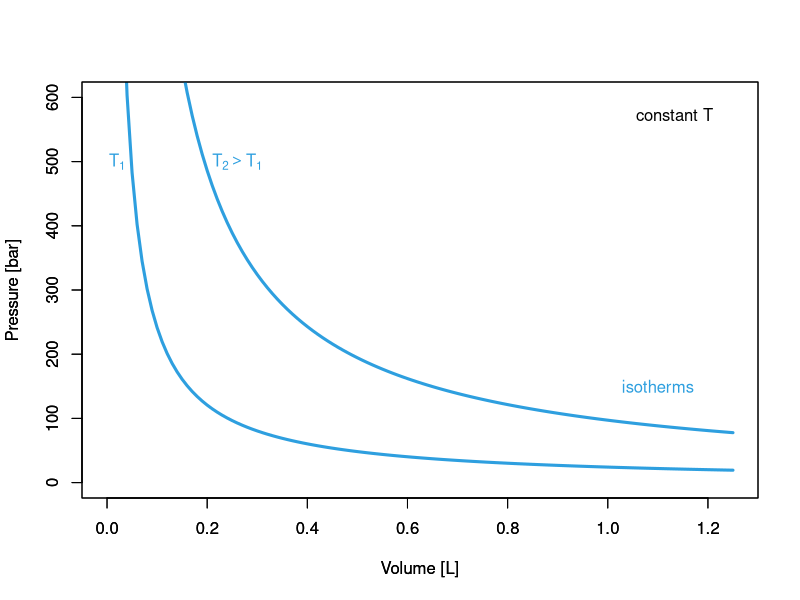
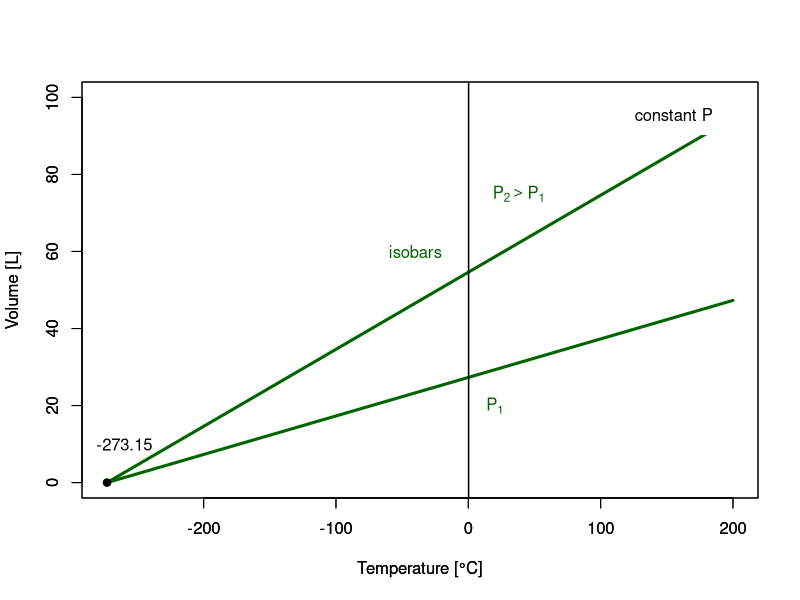
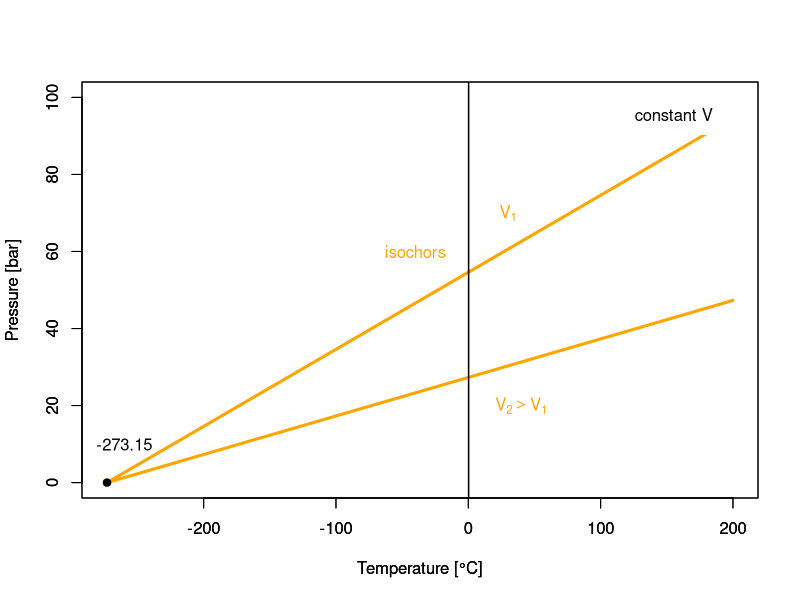

Source code (R) for these figures, in order: (Note: this script raises an error after producing the figures.)
## ---- chunk 1
x <- seq(0,1.25,0.01)
i <- 0.2
f <- 1
p1 <- 0.5

plot(x, 0.081*298/x,
     xlim=c(0, 1.25),
     ylim=c(0, 600),
     type="l",
     ylab = "Pressure [bar]", xlab = "Volume [L]", col = "#2E9FDF",lwd=3)
     
par(new=TRUE)
plot(x, 0.081*1200/x,
     xlim=c(0, 1.25),
     ylim=c(0, 600),
     type="l",
     ylab = "Pressure [bar]", xlab = "Volume [L]", col = "#2E9FDF",lwd=3)
     
text(1.1,150, "isotherms", col = "#2E9FDF")
text(0.02,500, expression('T'[1]), col = "#2E9FDF")
text(0.26,500, expression('T'[2]>'T'[1]), col = "#2E9FDF")
legend("topright", inset=.03, "constant T ",box.col = "white", bg = "white", adj=0.15)

## ---- chunk 2
x <- seq(-273,200,1)
i <- 0.2
f <- 1
p1 <- 0.5

plot(x, 0.1*(x+273),
     xlim=c(-273,200),
     ylim=c(0, 100),
     type="l",
     ylab = "Volume [L]", xlab = "Temperature [°C]", col = "Darkgreen",lwd=3)
     
par(new=TRUE)
plot(x, 0.2*(x+273),
     xlim=c(-273,200),
     ylim=c(0, 100),
     type="l",
     ylab = "Volume [L]", xlab = "Temperature [°C]", col = "DarkGreen",lwd=3)

arrows(0.237,205, 0.237, -10 , length=0, angle=90, code=3, lwd=1.5)
points(-273, 0, col="black", pch=19)

text(-260,10, "-273.15", col = "black")
     
text(-40,60, "isobars", col = "DarkGreen")
text(20,20, expression('P'[1]), col = "DarkGreen")
text(38,75, expression('P'[2]>'P'[1]), col = "DarkGreen")
legend("topright", inset=.03, "constant P ",box.col = "white", bg = "white", adj=0.15)
## ---- chunk 3
x <- seq(-273,200,1)
i <- 0.2
f <- 1
p1 <- 0.5

plot(x, 0.1*(x+273),
     xlim=c(-273,200),
     ylim=c(0, 100),
     type="l",
     ylab = "Pressure [bar]", xlab = "Temperature [°C]", col = "orange",lwd=3)
     
par(new=TRUE)
plot(x, 0.2*(x+273),
     xlim=c(-273,200),
     ylim=c(0, 100),
     type="l",
     ylab = "Pressure [bar]", xlab = "Temperature [°C]", col = "orange",lwd=3)

arrows(0.237,205, 0.237, -10 , length=0, angle=90, code=3, lwd=1.5)
points(-273, 0, col="black", pch=19)

text(-260,10, "-273.15", col = "black")
     
text(-40,60, "isochors", col = "orange")
text(30,70, expression('V'[1]), col = "orange")
text(40,20, expression('V'[2]>'V'[1]), col = "orange")
legend("topright", inset=.03, "constant V ",box.col = "white", bg = "white", adj=0.15)
## ---- chunk 4
knitr::include_graphics('./img/OEP_Figures.015.jpeg')
## ---- chunk 5
knitr::include_graphics('./img/OEP_Figures.012.jpeg')
## ---- chunk 6
knitr::include_graphics('./img/OEP_Figures.013.jpeg')
## ---- chunk 7
knitr::include_graphics('./img/OEP_Figures.014.jpeg')
## ---- chunk 8
knitr::include_graphics('./img/PVT_3D_diagram.png')
